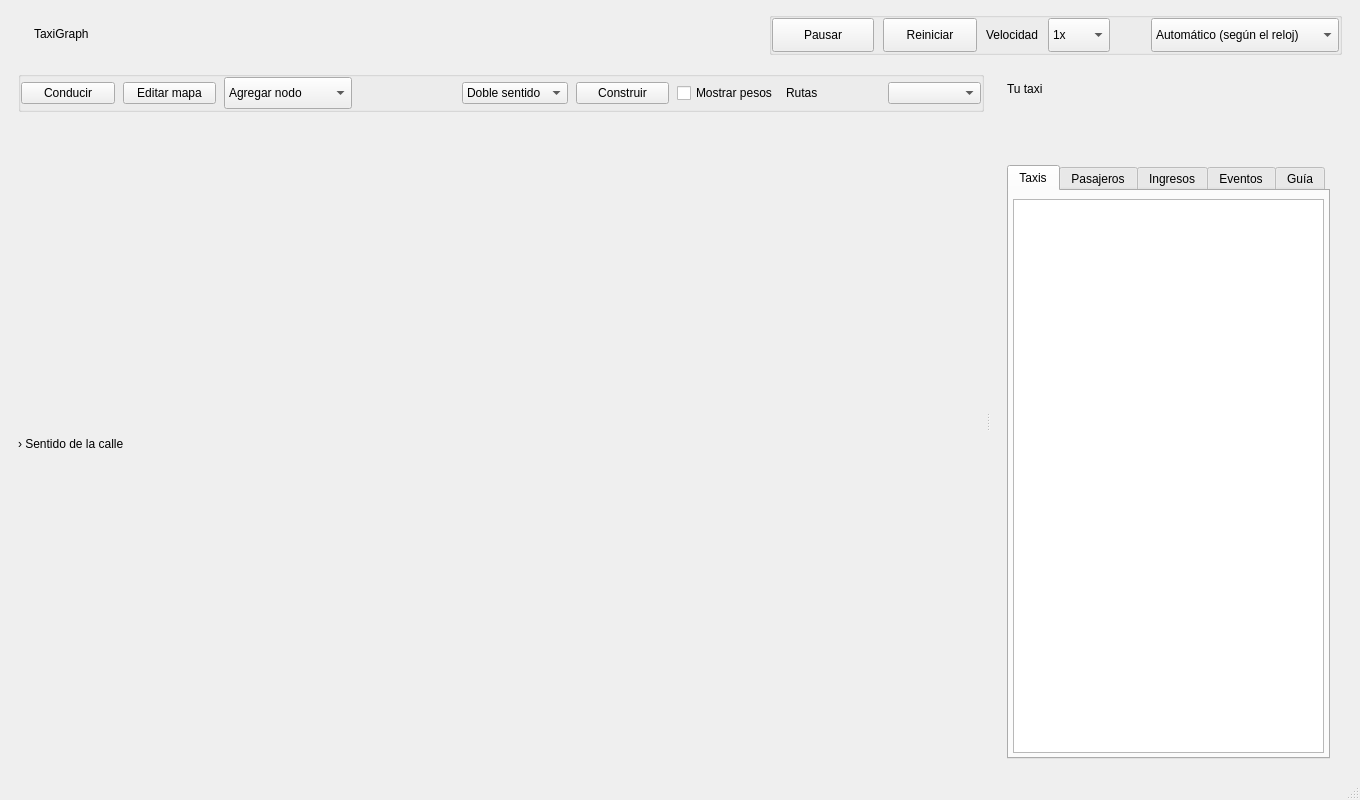
<ui version="4.0">
 <class>MainWindow</class>
 <widget class="QMainWindow" name="MainWindow">
  <property name="geometry">
   <rect>
    <x>0</x>
    <y>0</y>
    <width>1360</width>
    <height>800</height>
   </rect>
  </property>
  <property name="windowTitle">
   <string>TaxiGraph</string>
  </property>
  <widget class="QWidget" name="centralwidget">
   <layout class="QVBoxLayout" name="layoutMain">
    <property name="spacing">
     <number>8</number>
    </property>
    <property name="leftMargin">
     <number>18</number>
    </property>
    <property name="topMargin">
     <number>12</number>
    </property>
    <property name="rightMargin">
     <number>18</number>
    </property>
    <property name="bottomMargin">
     <number>8</number>
    </property>
    <item>
     <widget class="QWidget" name="appHeader">
      <property name="sizePolicy">
       <sizepolicy hsizetype="Expanding" vsizetype="Fixed">
        <horstretch>0</horstretch>
        <verstretch>0</verstretch>
       </sizepolicy>
      </property>
      <layout class="QHBoxLayout" name="layoutAppHeader">
       <property name="spacing">
        <number>9</number>
       </property>
       <property name="leftMargin">
        <number>0</number>
       </property>
       <property name="topMargin">
        <number>0</number>
       </property>
       <property name="rightMargin">
        <number>0</number>
       </property>
       <property name="bottomMargin">
        <number>8</number>
       </property>
       <item>
        <widget name="lblGraphMark" class="QLabel">
         <property name="text">
          <string />
         </property>
        </widget>
       </item>
       <item>
        <widget class="QLabel" name="lblProduct">
         <property name="text">
          <string>TaxiGraph</string>
         </property>
        </widget>
       </item>
       <item>
        <spacer name="spacerAppHeader">
         <property name="sizeHint">
          <size>
           <width>16</width>
           <height>10</height>
          </size>
         </property>
         <property name="orientation">
          <enum>Qt::Horizontal</enum>
         </property>
        </spacer>
       </item>
       <item>
        <widget class="QGroupBox" name="groupSim">
         <property name="sizePolicy">
          <sizepolicy hsizetype="Preferred" vsizetype="Fixed">
           <horstretch>0</horstretch>
           <verstretch>0</verstretch>
          </sizepolicy>
         </property>
         <property name="title">
          <string />
         </property>
         <property name="flat">
          <bool>true</bool>
         </property>
         <layout class="QHBoxLayout" name="gridSim">
          <property name="spacing">
           <number>9</number>
          </property>
          <property name="leftMargin">
           <number>0</number>
          </property>
          <property name="topMargin">
           <number>0</number>
          </property>
          <property name="rightMargin">
           <number>0</number>
          </property>
          <property name="bottomMargin">
           <number>0</number>
          </property>
          <item>
           <widget class="QPushButton" name="btnPause">
            <property name="minimumSize">
             <size>
              <width>102</width>
              <height>34</height>
             </size>
            </property>
            <property name="text">
             <string>Pausar</string>
            </property>
            <property name="checkable">
             <bool>true</bool>
            </property>
           </widget>
          </item>
          <item>
           <widget class="QPushButton" name="btnReset">
            <property name="minimumSize">
             <size>
              <width>94</width>
              <height>34</height>
             </size>
            </property>
            <property name="text">
             <string>Reiniciar</string>
            </property>
           </widget>
          </item>
          <item>
           <widget class="QLabel" name="lblSpeed">
            <property name="text">
             <string>Velocidad</string>
            </property>
            <property name="buddy">
             <cstring>comboSpeed</cstring>
            </property>
           </widget>
          </item>
          <item>
           <widget class="QComboBox" name="comboSpeed">
            <property name="minimumSize">
             <size>
              <width>62</width>
              <height>34</height>
             </size>
            </property>
            <item>
             <property name="text">
              <string>1x</string>
             </property>
            </item>
            <item>
             <property name="text">
              <string>2x</string>
             </property>
            </item>
            <item>
             <property name="text">
              <string>4x</string>
             </property>
            </item>
           </widget>
          </item>
          <item>
           <widget name="lblGraphClock" class="QLabel">
            <property name="text">
             <string />
            </property>
           </widget>
          </item>
          <item>
           <widget name="lblGraphPeriod" class="QLabel">
            <property name="text">
             <string />
            </property>
           </widget>
          </item>
          <item>
           <widget class="QComboBox" name="comboTimeMode">
            <property name="minimumSize">
             <size>
              <width>188</width>
              <height>34</height>
             </size>
            </property>
            <item>
             <property name="text">
              <string>Automático (según el reloj)</string>
             </property>
            </item>
            <item>
             <property name="text">
              <string>Normal</string>
             </property>
            </item>
            <item>
             <property name="text">
              <string>Nocturno (+$2,000)</string>
             </property>
            </item>
            <item>
             <property name="text">
              <string>Hora pico (pesos x1.8)</string>
             </property>
            </item>
           </widget>
          </item>
         </layout>
        </widget>
       </item>
      </layout>
     </widget>
    </item>
    <item>
     <widget class="QSplitter" name="splitter">
      <property name="orientation">
       <enum>Qt::Horizontal</enum>
      </property>
      <property name="childrenCollapsible">
       <bool>false</bool>
      </property>
      <property name="handleWidth">
       <number>8</number>
      </property>
      <widget class="QWidget" name="mapHost">
       <property name="sizePolicy">
        <sizepolicy hsizetype="Expanding" vsizetype="Expanding">
         <horstretch>1</horstretch>
         <verstretch>0</verstretch>
        </sizepolicy>
       </property>
       <layout class="QVBoxLayout" name="layoutMapHost">
        <property name="spacing">
         <number>6</number>
        </property>
        <property name="leftMargin">
         <number>0</number>
        </property>
        <property name="topMargin">
         <number>0</number>
        </property>
        <property name="rightMargin">
         <number>0</number>
        </property>
        <property name="bottomMargin">
         <number>0</number>
        </property>
        <item>
         <widget class="QGroupBox" name="groupEdit">
          <property name="sizePolicy">
           <sizepolicy hsizetype="Expanding" vsizetype="Fixed">
            <horstretch>0</horstretch>
            <verstretch>0</verstretch>
           </sizepolicy>
          </property>
          <property name="title">
           <string />
          </property>
          <property name="flat">
           <bool>true</bool>
          </property>
          <layout class="QHBoxLayout" name="layoutEdit">
           <property name="spacing">
            <number>8</number>
           </property>
           <property name="leftMargin">
            <number>0</number>
           </property>
           <property name="topMargin">
            <number>0</number>
           </property>
           <property name="rightMargin">
            <number>0</number>
           </property>
           <property name="bottomMargin">
            <number>0</number>
           </property>
           <item>
            <widget class="QPushButton" name="btnDriveMode">
             <property name="autoDefault">
              <bool>false</bool>
             </property>
             <property name="checkable">
              <bool>true</bool>
             </property>
             <property name="text">
              <string>Conducir</string>
             </property>
            </widget>
           </item>
           <item>
            <widget class="QPushButton" name="btnEditMode">
             <property name="autoDefault">
              <bool>false</bool>
             </property>
             <property name="checkable">
              <bool>true</bool>
             </property>
             <property name="text">
              <string>Editar mapa</string>
             </property>
            </widget>
           </item>
           <item>
            <widget class="QComboBox" name="comboEditMode">
             <property name="minimumSize">
              <size>
               <width>128</width>
               <height>32</height>
              </size>
             </property>
             <property name="accessibleName">
              <string>Herramienta de edición</string>
             </property>
             <item>
              <property name="text">
               <string>Agregar nodo</string>
              </property>
             </item>
             <item>
              <property name="text">
               <string>Agregar calle</string>
              </property>
             </item>
             <item>
              <property name="text">
               <string>Eliminar calle</string>
              </property>
             </item>
             <item>
              <property name="text">
               <string>Eliminar nodo</string>
              </property>
             </item>
             <item>
              <property name="text">
               <string>Cambiar peso</string>
              </property>
             </item>
            </widget>
           </item>
           <item>
            <widget class="QLabel" name="lblEditHint">
             <property name="sizePolicy">
              <sizepolicy hsizetype="Ignored" vsizetype="Preferred">
               <horstretch>0</horstretch>
               <verstretch>0</verstretch>
              </sizepolicy>
             </property>
             <property name="text">
              <string />
             </property>
             <property name="wordWrap">
              <bool>true</bool>
             </property>
            </widget>
           </item>
           <item>
            <widget class="QComboBox" name="comboSentidoCalle">
             <property name="accessibleName">
              <string>Sentido de la calle</string>
             </property>
             <item>
              <property name="text">
               <string>Doble sentido</string>
              </property>
             </item>
             <item>
              <property name="text">
               <string>Un sentido</string>
              </property>
             </item>
            </widget>
           </item>
           <item>
            <widget class="QPushButton" name="btnConstruirCalle">
             <property name="text">
              <string>Construir</string>
             </property>
             <property name="toolTip">
              <string>Confirma la calle y los cruces de la vista previa. Atajo: Enter.</string>
             </property>
            </widget>
           </item>
           <item>
            <widget class="QCheckBox" name="chkWeights">
             <property name="text">
              <string>Mostrar pesos</string>
             </property>
             <property name="checked">
              <bool>false</bool>
             </property>
             <property name="toolTip">
              <string>Muestra el peso de cada calle en el mapa.</string>
             </property>
            </widget>
           </item>
           <item>
            <widget class="QLabel" name="lblMapTaxi">
             <property name="text">
              <string>Rutas</string>
             </property>
             <property name="buddy">
              <cstring>comboMapTaxi</cstring>
             </property>
            </widget>
           </item>
           <item>
            <widget class="QComboBox" name="comboMapTaxi">
             <property name="accessibleName">
              <string>Trayectorias destacadas en el mapa</string>
             </property>
             <property name="toolTip">
              <string>Todos los taxis se ven en el mapa. Elige qué trayectorias y destinos quieres destacar.</string>
             </property>
            </widget>
           </item>
          </layout>
         </widget>
        </item>
        <item>
         <widget name="graphLegend" class="QWidget">
          <layout name="layoutGraphLegend" class="QHBoxLayout">
           <property name="spacing">
            <number>10</number>
           </property>
           <property name="leftMargin">
            <number>0</number>
           </property>
           <property name="topMargin">
            <number>1</number>
           </property>
           <property name="rightMargin">
            <number>0</number>
           </property>
           <property name="bottomMargin">
            <number>1</number>
           </property>
           <item>
            <widget name="lblOneWayKey" class="QLabel">
             <property name="text">
              <string>› Sentido de la calle</string>
             </property>
            </widget>
           </item>
           <item>
            <widget name="lblGraphCounts" class="QLabel">
             <property name="text">
              <string />
             </property>
            </widget>
           </item>
           <item>
            <spacer name="spacerGraphLegend">
             <property name="orientation">
              <enum>Qt::Horizontal</enum>
             </property>
             <property name="sizeHint">
              <size>
               <width>8</width>
               <height>8</height>
              </size>
             </property>
            </spacer>
           </item>
           <item>
            <widget name="lblNodeFocus" class="QLabel">
             <property name="text">
              <string />
             </property>
             <property name="sizePolicy">
              <sizepolicy hsizetype="Ignored" vsizetype="Preferred">
               <horstretch>1</horstretch>
               <verstretch>0</verstretch>
              </sizepolicy>
             </property>
            </widget>
           </item>
          </layout>
         </widget>
        </item>
       </layout>
      </widget>
      <widget class="QWidget" name="sidePanel">
       <property name="minimumSize">
        <size>
         <width>350</width>
         <height>0</height>
        </size>
       </property>
       <layout class="QVBoxLayout" name="layoutSide" stretch="0,1">
        <property name="spacing">
         <number>17</number>
        </property>
        <property name="leftMargin">
         <number>15</number>
        </property>
        <property name="topMargin">
         <number>11</number>
        </property>
        <property name="rightMargin">
         <number>12</number>
        </property>
        <property name="bottomMargin">
         <number>11</number>
        </property>
        <item>
         <widget name="manualSummary" class="QWidget">
          <layout name="layoutManualSummary" class="QVBoxLayout">
           <property name="spacing">
            <number>6</number>
           </property>
           <property name="leftMargin">
            <number>0</number>
           </property>
           <property name="topMargin">
            <number>0</number>
           </property>
           <property name="rightMargin">
            <number>0</number>
           </property>
           <property name="bottomMargin">
            <number>12</number>
           </property>
           <item>
            <layout name="layoutManualNumbers" class="QHBoxLayout">
             <item>
              <widget name="lblManualTitle" class="QLabel">
               <property name="text">
                <string>Tu taxi</string>
               </property>
              </widget>
             </item>
             <item>
              <spacer name="spacerManualNumbers">
               <property name="orientation">
                <enum>Qt::Horizontal</enum>
               </property>
               <property name="sizeHint">
                <size>
                 <width>8</width>
                 <height>8</height>
                </size>
               </property>
              </spacer>
             </item>
             <item>
              <widget name="lblManualTrips" class="QLabel">
               <property name="text">
                <string />
               </property>
              </widget>
             </item>
             <item>
              <widget name="lblManualIncome" class="QLabel">
               <property name="text">
                <string />
               </property>
              </widget>
             </item>
            </layout>
           </item>
           <item>
            <widget name="lblManualState" class="QLabel">
             <property name="wordWrap">
              <bool>true</bool>
             </property>
             <property name="text">
              <string />
             </property>
            </widget>
           </item>
           <item>
            <widget class="QLabel" name="lblManualDetail">
             <property name="wordWrap">
              <bool>true</bool>
             </property>
             <property name="text">
              <string />
             </property>
            </widget>
           </item>
          </layout>
         </widget>
        </item>
        <item>
         <widget class="QTabWidget" name="tabs">
          <property name="sizePolicy">
           <sizepolicy hsizetype="Expanding" vsizetype="Expanding">
            <horstretch>0</horstretch>
            <verstretch>0</verstretch>
           </sizepolicy>
          </property>
          <property name="currentIndex">
           <number>0</number>
          </property>
          <property name="usesScrollButtons">
           <bool>true</bool>
          </property>
          <widget class="QWidget" name="tabEarnings">
           <attribute name="title">
            <string>Taxis</string>
           </attribute>
           <layout class="QVBoxLayout" name="layoutEarnings" stretch="1">
            <property name="spacing">
             <number>8</number>
            </property>
            <property name="leftMargin">
             <number>4</number>
            </property>
            <property name="topMargin">
             <number>8</number>
            </property>
            <property name="rightMargin">
             <number>4</number>
            </property>
            <property name="bottomMargin">
             <number>4</number>
            </property>
            <item>
             <widget class="QTableWidget" name="tableTaxis">
              <property name="minimumSize">
               <size>
                <width>0</width>
                <height>158</height>
               </size>
              </property>
             </widget>
            </item>
           </layout>
          </widget>
          <widget class="QWidget" name="tabPassengers">
           <attribute name="title">
            <string>Pasajeros</string>
           </attribute>
           <layout class="QVBoxLayout" name="layoutPassengers">
            <property name="spacing">
             <number>8</number>
            </property>
            <property name="leftMargin">
             <number>4</number>
            </property>
            <property name="topMargin">
             <number>8</number>
            </property>
            <property name="rightMargin">
             <number>4</number>
            </property>
            <property name="bottomMargin">
             <number>4</number>
            </property>
            <item>
             <widget class="QTableWidget" name="tablePassengers" />
            </item>
           </layout>
          </widget>
          <widget class="QWidget" name="tabChart">
           <attribute name="title">
            <string>Ingresos</string>
           </attribute>
           <layout class="QVBoxLayout" name="layoutChart" stretch="0,1">
            <property name="spacing">
             <number>8</number>
            </property>
            <property name="leftMargin">
             <number>4</number>
            </property>
            <property name="topMargin">
             <number>8</number>
            </property>
            <property name="rightMargin">
             <number>4</number>
            </property>
            <property name="bottomMargin">
             <number>4</number>
            </property>
            <item>
             <widget class="QWidget" name="barsHost" native="true">
              <layout class="QVBoxLayout" name="layoutBarsHost">
               <property name="leftMargin">
                <number>0</number>
               </property>
               <property name="topMargin">
                <number>0</number>
               </property>
               <property name="rightMargin">
                <number>0</number>
               </property>
               <property name="bottomMargin">
                <number>0</number>
               </property>
              </layout>
             </widget>
            </item>
            <item>
             <widget class="QWidget" name="chartHost" native="true">
              <layout class="QVBoxLayout" name="layoutChartHost">
               <property name="leftMargin">
                <number>0</number>
               </property>
               <property name="topMargin">
                <number>0</number>
               </property>
               <property name="rightMargin">
                <number>0</number>
               </property>
               <property name="bottomMargin">
                <number>0</number>
               </property>
              </layout>
             </widget>
            </item>
           </layout>
          </widget>
          <widget class="QWidget" name="tabLog">
           <attribute name="title">
            <string>Eventos</string>
           </attribute>
           <layout class="QVBoxLayout" name="layoutLog">
            <property name="spacing">
             <number>8</number>
            </property>
            <property name="leftMargin">
             <number>4</number>
            </property>
            <property name="topMargin">
             <number>8</number>
            </property>
            <property name="rightMargin">
             <number>4</number>
            </property>
            <property name="bottomMargin">
             <number>4</number>
            </property>
            <item>
             <widget class="QComboBox" name="comboFiltroEventos">
              <property name="accessibleName">
               <string>Filtrar eventos</string>
              </property>
             </widget>
            </item>
            <item>
             <widget class="QListWidget" name="listaEventos">
              <property name="accessibleName">
               <string>Historial de eventos</string>
              </property>
              <property name="wordWrap">
               <bool>true</bool>
              </property>
              <property name="horizontalScrollBarPolicy">
               <enum>Qt::ScrollBarAlwaysOff</enum>
              </property>
              <property name="verticalScrollMode">
               <enum>QAbstractItemView::ScrollPerPixel</enum>
              </property>
             </widget>
            </item>
            <item>
             <widget class="QLabel" name="lblEventosVacio">
              <property name="text">
               <string>Todavía no hay eventos en esta vista.</string>
              </property>
              <property name="wordWrap">
               <bool>true</bool>
              </property>
             </widget>
            </item>
           </layout>
          </widget>
          <widget class="QWidget" name="tabInfo">
           <attribute name="title">
            <string>Guía</string>
           </attribute>
           <layout class="QVBoxLayout" name="layoutInfo">
            <property name="spacing">
             <number>8</number>
            </property>
            <property name="leftMargin">
             <number>4</number>
            </property>
            <property name="topMargin">
             <number>8</number>
            </property>
            <property name="rightMargin">
             <number>4</number>
            </property>
            <property name="bottomMargin">
             <number>4</number>
            </property>
            <item>
             <widget class="QTextBrowser" name="txtInfo" />
            </item>
           </layout>
          </widget>
         </widget>
        </item>
       </layout>
      </widget>
     </widget>
    </item>
   </layout>
  </widget>
  <widget class="QStatusBar" name="statusbar" />
 </widget>
 <resources />
 <connections />
</ui>
